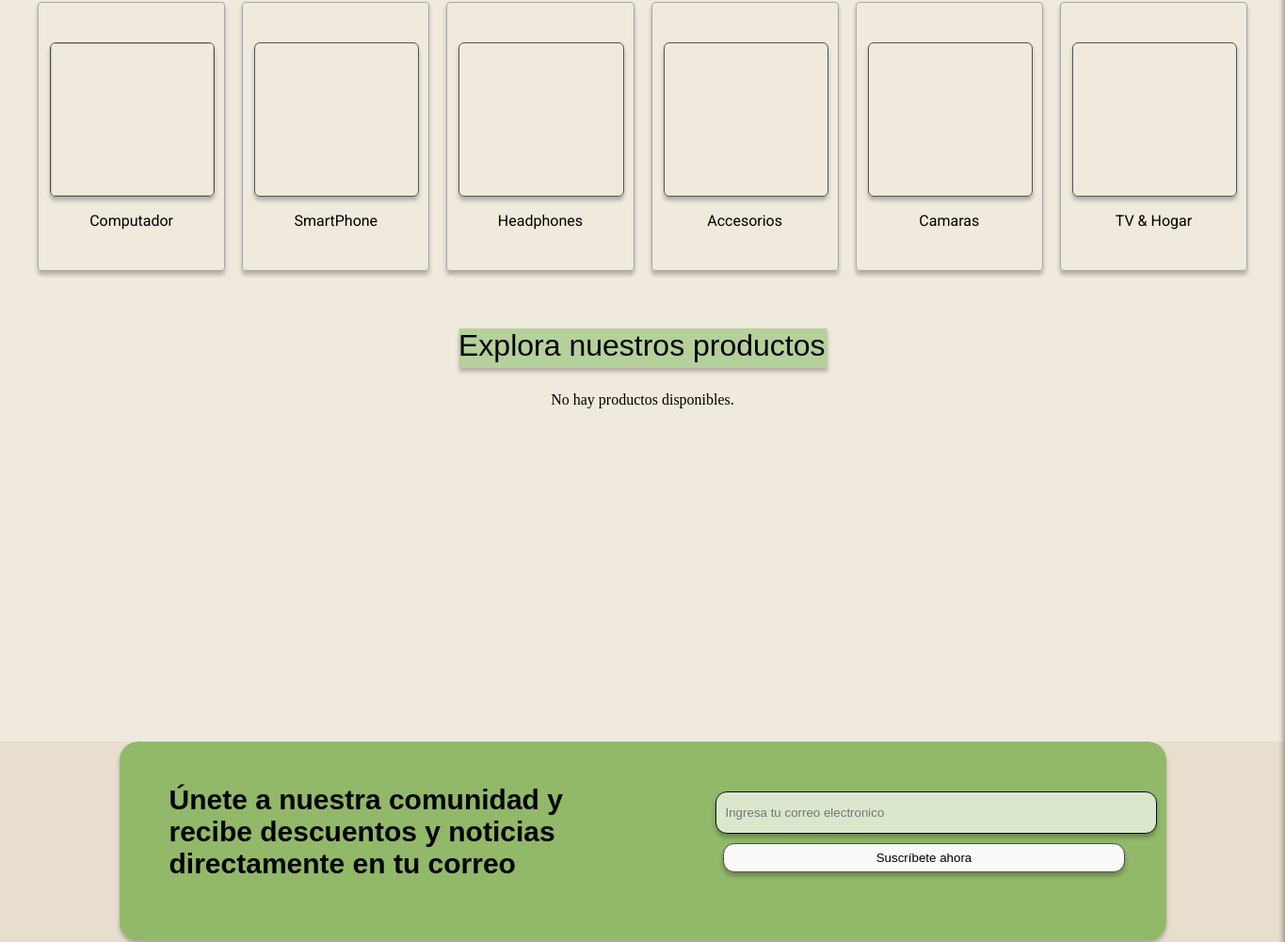
The app's page / (middle part), older data.
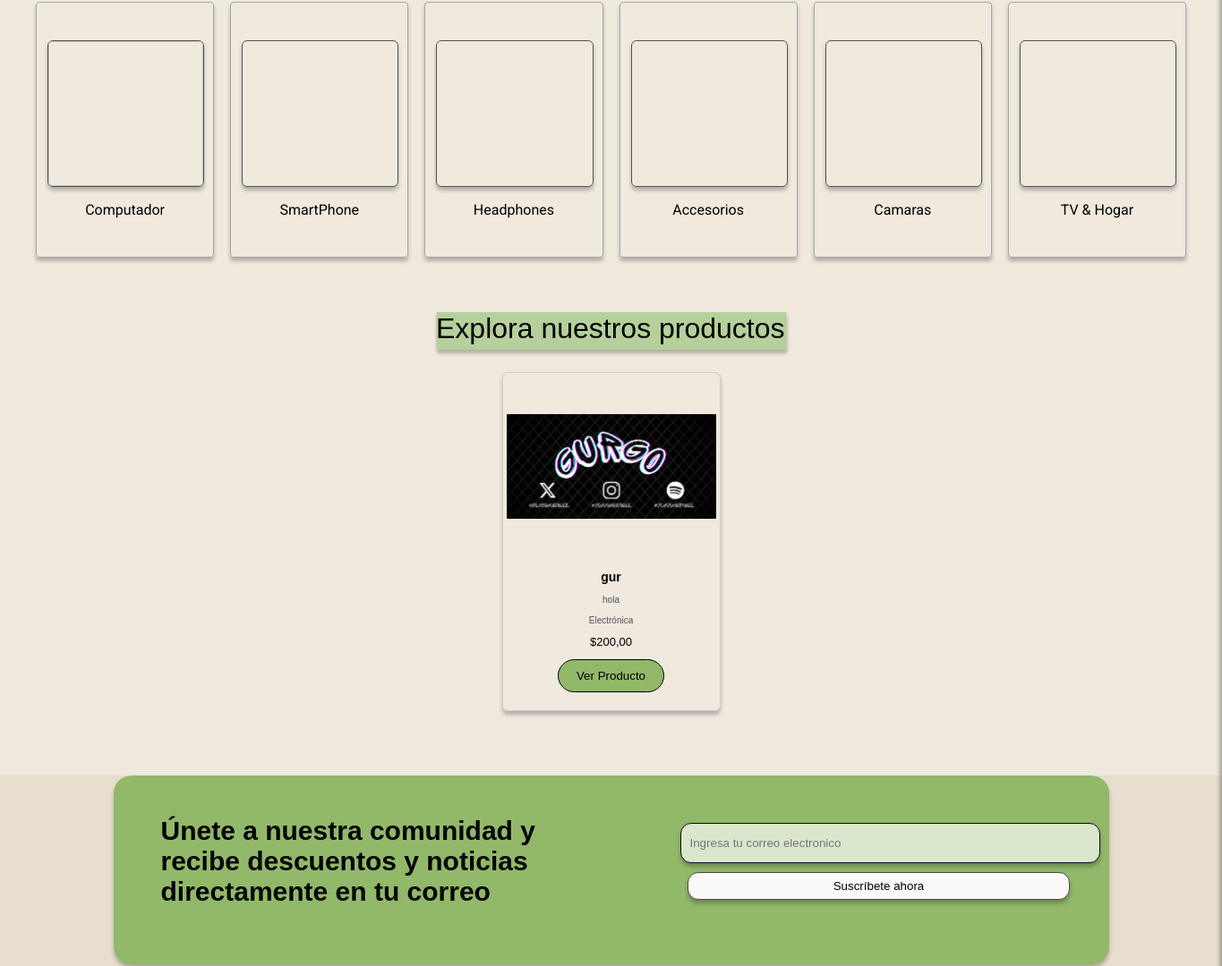
The same page, newer data.
### merkachecheres/models.py (models this page shows, shortened)
class ImagenProducto(models.Model):
    producto = models.ForeignKey(Producto, on_delete=models.CASCADE, related_name='imagenes')
    imagen = models.ImageField(upload_to='productos/imagenes/')

class Producto(models.Model):
    titulo = models.CharField(max_length=255)
    precio = models.DecimalField(max_digits=10, decimal_places=2, default=0.0)
    descuento = models.DecimalField(max_digits=5, decimal_places=2, null=True, blank=True)
    dimensiones = models.CharField(max_length=100, null=True, blank=True)
    stock = models.IntegerField()
    marca = models.CharField(max_length=100, null=True, blank=True)
    categoria = (
        (1, "Muebles"),
        (2, "Electrónica"),
        (3, "Ropa y Accesorios"),
        (4, "Hogar y Jardín")
    )
    categoria = models.IntegerField(choices=categoria, default=0)
    descripcion = models.TextField()
    fecha_publicacion = models.DateTimeField(auto_now_add=True)

### merkachecheres/views.py (the view)
# urls.py: path('', views.index, name='index'),
def index(request):
    productos = Producto.objects.order_by('?')[:5]
    sesion_activa = request.session.get('validar', None)
    return render(request, "index.html", {
        'productos': productos,
        'productos_count': productos.count(),
    })

### merkachecheres/templates/index.html (shortened to what the changed rows need)
{% load static %}
<!DOCTYPE html>
<html lang="es">
<head>
    <link rel="stylesheet" href="{% static 'css/style.css' %}">
    <link rel="stylesheet" href="{% static 'css/styleguide.css' %}">
    <link rel="stylesheet" href="{% static 'css/carrito.css' %}">
</head>
<body>
    <div class="landing_page">
        <main>
            <section class="explorar-productos">
                <div class="productos">
                    <div class="contenedor-productos">
                        {% if productos %}
                            {% for producto in productos %}
                            <d  iv class="product">
                                <div class="product_image">
                                    {% for imagen in producto.imagenes.all %}
                                    <img src="{{ imagen.imagen.url }}" alt="{{ producto.titulo }}"
                                        class="product-img {% if forloop.first %}active{% endif %}">
                                    {% endfor %}
                                </div>
                                <div class="content">
                                    <div class="frame-22">
                                        <div class="text_wrapper-8">{{ producto.titulo }}</div>
                                    </div>
                                    <div>
                                        <p class="text_wrapper-9">{{ producto.descripcion }}</p>
                                    </div>
                                    <div>
                                        <p class="text_wrapper-9">{{ producto.get_categoria_display }}</p>
                                    </div>
                                    <div class="precio">
                                        <div class="text_wrapper-10">${{ producto.precio }}</div>
                                    </div>
                                    <div>
                                        <button class="btn-ver-producto" onclick="window.location.href='{% url 'producto' producto.id %}'">Ver Producto</button>
                                    </div>
                                </div>
                            </d>
                            {% endfor %}
                        {% else %}
                            <p>No hay productos disponibles.</p>
                        {% endif %}
                    </div>
                </div>
            </section>
        </main>
                </div>
</body>
</html>

Row changes from the older to the newer data that the page shows:
added Producto: titulo "gur", descripcion "hola", categoria "Electrónica", precio "200,00"
added ImagenProducto: imagen (picture)
Text that changed along with them:
text no longer shown: "No hay productos disponibles."
